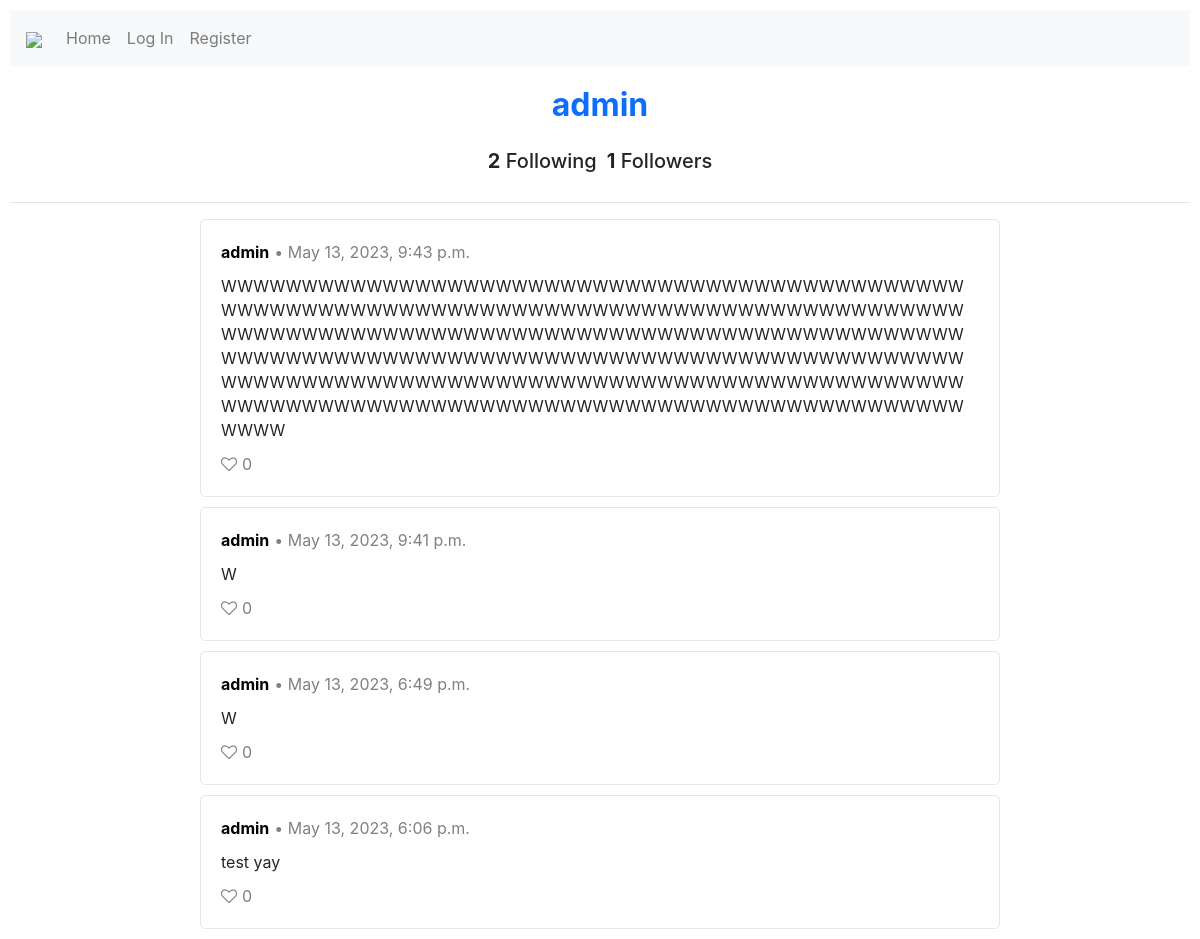
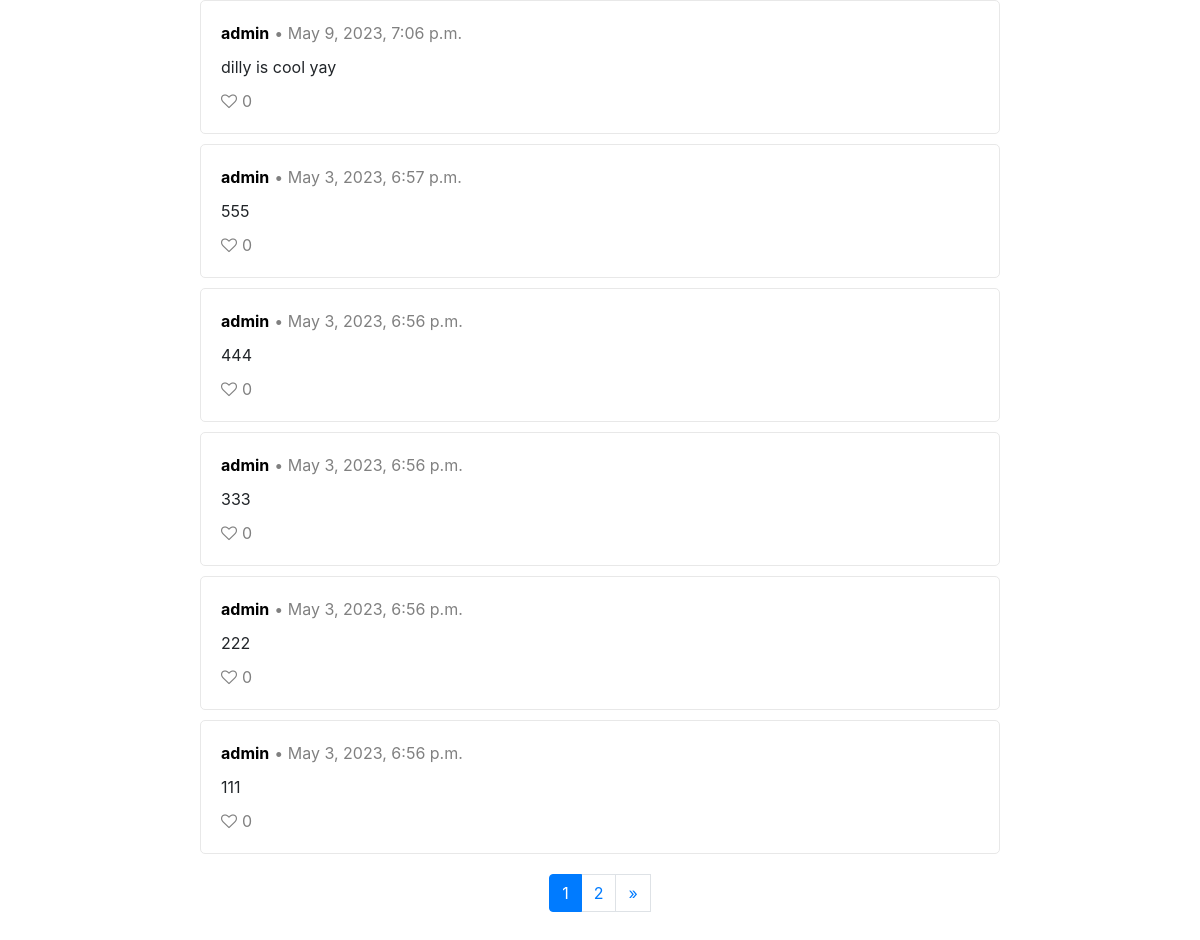
/profile/5, run on the app's committed database (2 pictures, top to bottom).
### network/models.py (models this page shows, shortened)
class User(AbstractUser):
    pass

class Post(models.Model):
    user = models.ForeignKey(User, on_delete=models.CASCADE, blank=True, null=True, related_name="post_user")
    content = models.CharField(max_length=280)
    number_of_likes = models.IntegerField(default=0)
    time = models.DateTimeField(auto_now_add=True)

### network/views.py (the view)
# urls.py: path("profile/<int:profile_id>", views.profile, name="profile"),
def profile(request, profile_id):
        all_user_posts = Post.objects.filter(user=profile_id).order_by("-time")
        number_of_posts = len(all_user_posts)
        user = None
        likes = None
        liked_post_ids = []
        if request.user.id is not None:
            user = User.objects.get(id=request.user.id)
            likes = Like.objects.filter(user=user)
            for like in likes:
                liked_post_ids.append(like.post.id)
        profile = User.objects.get(id=profile_id)
        followers = Follow.objects.filter(following=profile_id)
        follower_list = []
        for follower in followers:
            follower_list.append(follower.user)
        if user in follower_list:
            is_following = True
        else:
            is_following = False
        following = Follow.objects.filter(user=profile_id)
        page_obj = get_page_objects(request, all_user_posts)
        return render(request, "network/profile.html", {
            "user": user,
            "liked_post_ids": liked_post_ids,
            "profile": profile,
            "is_following": is_following,
            "followers_count": len(followers),
            "following_count": len(following),
            "page_obj": page_obj,
            "number_of_posts": number_of_posts
        })

### network/utils.py (called while the page is built)
def get_page_objects(request, posts):
    paginator = Paginator(posts, 10)
    page_number = request.GET.get("page")
    page_obj = paginator.get_page(page_number)
    return page_obj

### network/templates/network/profile.html (shortened to what this page needs)
{% extends "network/layout.html" %}
{% block body %}
    <h2>{{ profile.username }}</h2>
    <div class="follow-count-container">
        <div class="follow-div">
            <h3><strong>{{ following_count }}</strong> Following</h3>
        </div>
        <div class="follow-div">
            <h3><strong>{{ followers_count }}</strong> Followers</h3>
        </div>
    </div>
    <hr>
    {% include "network/posts.html" %}
{% endblock %}

### network/templates/network/layout.html (shortened to what this page needs)
{% load static %}
<!DOCTYPE html>
<html lang="en">
    <head>
        <link rel="stylesheet" href="https://stackpath.bootstrapcdn.com/bootstrap/4.4.1/css/bootstrap.min.css">
        <link href="{% static 'network/styles.css' %}" rel="stylesheet">
        <link rel="stylesheet" href="https://cdnjs.cloudflare.com/ajax/libs/font-awesome/4.7.0/css/font-awesome.min.css">
    </head>
    <body>
        <nav class="navbar navbar-expand-lg navbar-light bg-light">
            <a class="navbar-brand" href="{% url 'index' %}"><img src="https://hips.hearstapps.com/hmg-prod/images/musk-weed-1536332069.jpg?crop=0.502xw:1.00xh;0.356xw,0&resize=1200:*" style="width:75px;"></a>
            <div>
              <ul class="navbar-nav mr-auto">
                <li class="nav-item">
                  <a class="nav-link" href="{% url 'index' %}">Home</a>
                </li>
                {% if user.is_authenticated %}
                    <li class="nav-item">
                        <a class="nav-link" href="{% url 'follow' %}">Following</a>
                    </li>
                    <li class="nav-item">
                        <a class="nav-link" href="{% url 'logout' %}">Log Out</a>
                    </li>
                {% else %}
                    <li class="nav-item">
                        <a class="nav-link" href="{% url 'login' %}">Log In</a>
                    </li>
                    <li class="nav-item">
                        <a class="nav-link" href="{% url 'register' %}">Register</a>
                    </li>
                {% endif %}
              </ul>
            </div>
          </nav>
        <div class="body">
            {% block body %}
            {% endblock %}
        </div>
    </body>
</html>

### network/templates/network/posts.html (shortened to what this page needs)
{% load static %}
{% if number_of_posts > 0 %}
    {% for post in page_obj %}
        <div class="post-panel">
            <div class="post-header">
                <div>
                    <a class="username" href="{% url 'profile' profile_id=post.user.id %}"><strong>{{ post.user }}</strong></a>
                </div>
                <div class="post-time">
                    &bull; {{ post.time }}
                </div>
            </div>
            <div class="post-content-saved" id="content-div-{{ post.id }}-saved">
                {{ post.content }}
            </div>
            <div class="likes-container" id="likes-div-{{ post.id }}">
                {% if user.is_authenticated and post.id not in liked_post_ids %}
                    <div id="like-div-{{ post.id }}">
                        <button class="remove-style" id="like-btn-{{ post.id }}">
                            <i class="fa fa-heart-o heart-unliked"></i>
                        </button>
                    </div>
                {% elif user.is_authenticated and post.id in liked_post_ids %}
                    <div id="unlike-div-{{ post.id }}">
                        <button class="remove-style" id="unlike-btn-{{ post.id }}">
                            <i class="fa fa-heart heart-liked"></i>
                        </button>
                    </div>
                {% else %}
                    <div id="inactive-like-div-{{ post.id }}">
                        <button class="remove-style" id="inactive-like-btn-{{ post.id }}">
                            <i class="fa fa-heart-o heart-inactive"></i>
                        </button>
                    </div>
                {% endif %}
                <span class="likes-count" id="likes-count-{{ post.id }}">{{ post.number_of_likes }}</span>
            </div>
        </div>
    {% endfor %}
{% else %}
    No active posts
{% endif %}
<div class="pagination page-navigation">
    <li class="page-item active"><a class="page-link" href="?page={{ page_obj.number }}">{{ page_obj.number }}</a></li>
    {% if page_obj.has_next %}
        <a class="page-link" href="?page={{ page_obj.next_page_number }}">{{ page_obj.next_page_number }}</a>
        <a class="page-link" href="?page={{ page_obj.paginator.num_pages }}">&raquo;</a>
    {% endif %}
</div>

### network/static/network/styles.css (style rules this page uses)
h2 { text-align: center; font-weight: bold; margin: 20px; color: #0d6efd; }
h3 { font-size: 20px; }
body { padding: 10px; }
.post-panel { border: 1px solid #E8E8E8; border-radius: 5px; padding: 20px; margin: 0 auto; margin-bottom: 10px; width: 800px; }
.username { color: black; }
.page-navigation { display: flex; justify-content: center; margin: 20px auto; }
.remove-style { background: none; border: none; padding: 0; margin: 0; }
.heart-inactive { color: grey; }
.likes-container { display: flex; }
.likes-count { margin-left: 5px; color: grey; }
.post-header { display: flex; flex-direction: row; }
.post-time { margin-left: 5px; color: grey; }
.post-content-saved { word-wrap: break-word; margin-top: 10px; margin-bottom: 10px; }
.follow-count-container { display: flex; justify-content: center; align-items: center; }
.follow-div { margin: 5px; }

### data on the page
User: username "admin"
Post: user "admin", time "May 13, 2023, 9:43 p.m.", content "WWWWWWWWWWWWWWWWWWWWWWWWWWWWWWWWWWWWWWWWWWWWWWWWWWWWWWWWWWWWWWWWWWWWWWWWWWWWWWWWWWWWWWWWWWWWWWWWWWWWWWWWWWWWWWWWWWWWWWWWWWWWWWWWWWWWWWWWWWWWWWWWWWWWWWWWWWWWWWWWWWWWWWWWWWWWWWWWWWWWWWWWWWWWWWWWWWWWWWWWWWWWWWWWWWWWWWWWWWWWWWWWWWWWWWWWWWWWWWWWWWWWWWWWWWWWWWWWWWWWWWWWWWWWWWWWWWWWWWWW", number_of_likes "0"
Post: user "admin", time "May 13, 2023, 9:41 p.m.", content "W", number_of_likes "0"
Post: user "admin", time "May 13, 2023, 6:49 p.m.", content "W", number_of_likes "0"
Post: user "admin", time "May 13, 2023, 6:06 p.m.", content "test yay", number_of_likes "0"
Post: user "admin", time "May 9, 2023, 7:06 p.m.", content "dilly is cool yay", number_of_likes "0"
Post: user "admin", time "May 3, 2023, 6:57 p.m.", content "555", number_of_likes "0"
Post: user "admin", time "May 3, 2023, 6:56 p.m.", content "444", number_of_likes "0"
Post: user "admin", time "May 3, 2023, 6:56 p.m.", content "333", number_of_likes "0"
Post: user "admin", time "May 3, 2023, 6:56 p.m.", content "222", number_of_likes "0"
Post: user "admin", time "May 3, 2023, 6:56 p.m.", content "111", number_of_likes "0"

### other printed values
{{ following_count }} "2"
{{ followers_count }} "1"
{{ page_obj.number }} "1"
{{ page_obj.next_page_number }} "2"
